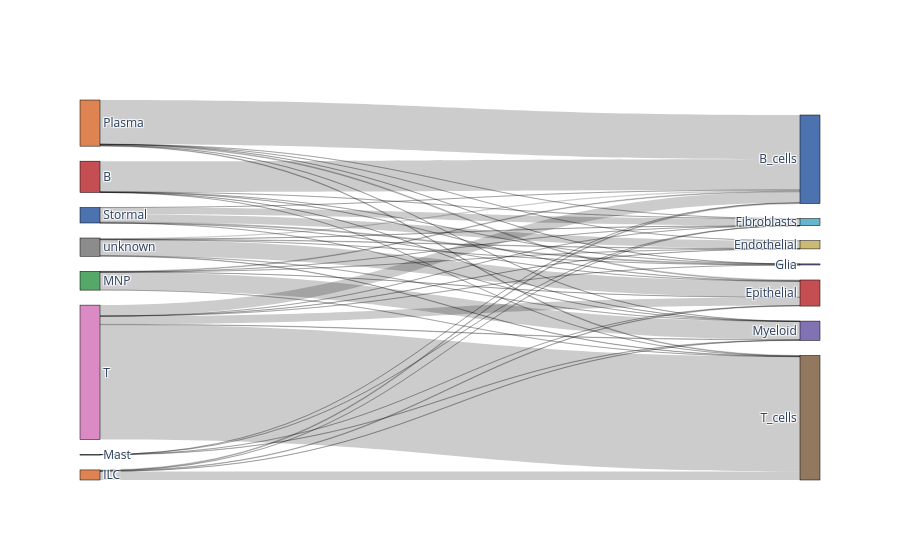
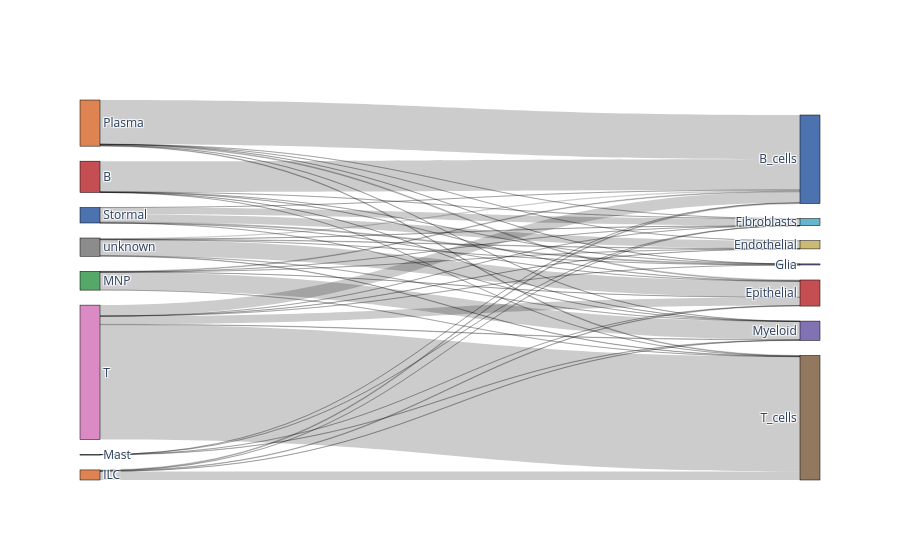

The code cell stored with these charts, in order, in its notebook:
### Markdown cell above
Write out metrics to a report file, create confusion matrices and comparative umap plots

### Code cell
bc.tl.report(
    adata_pred=adata_predicted,
    celltype=celltype, 
    method=method, 
    analysis_name=analysis_name,
    train_datasets = adata_trains,
    test_dataset = adata_orig,
    merge = merge,
    name_prediction='auto_annot', 
    name_report='auto_annot', 
    use_raw=use_raw,
    remove_nonshared=False, 
    clustering='leiden', 
    asymmetric_matrix=True, 
    delimiter='\t', 
    verbose=True
)

### Figure 1 — Plotly figure (JSON) as saved in the notebook; plotly's stock layout.template omitted (floating-point values rounded to 4 significant figures)
{"data": [{"link": {"source": [6, 6, 6, 6, 6, 6, 6, 7, 7, 7, 7, 7, 7, 7, 5, 5, 5, 5, 5, 5, 4, 4, 4, 4, 4, 4, 4, 2, 2, 2, 2, 2, 2, 0, 0, 0, 0, 0, 0, 3, 3, 3, 3, 1, 1, 1, 1, 1], "target": [14, 11, 8, 13, 9, 10, 12, 14, 11, 8, 13, 9, 10, 12, 11, 8, 13, 9, 10, 12, 14, 11, 8, 13, 9, 10, 12, 14, 11, 8, 13, 9, 10, 14, 11, 8, 13, 10, 12, 11, 8, 13, 10, 14, 11, 8, 13, 10], "value": [25975, 12, 2470, 93, 12, 1853, 2, 100, 13, 266, 45, 102, 3604, 8, 1544, 2, 1, 1726, 14, 223, 149, 34, 9985, 47, 13, 205, 8, 8, 3, 153, 4058, 2, 33, 21, 2, 6968, 13, 80, 1, 1, 1, 73, 1, 1920, 1, 192, 49, 116]}, "node": {"color": ["#c44e52", "#dd8452", "#55a868", "#55a868", "#dd8452", "#4c72b0", "#da8bc3", "#8c8c8c", "#4c72b0", "#ccb974", "#c44e52", "#64b5cd", "#8172b3", "#8172b3", "#937860"], "label": ["B", "ILC", "MNP", "Mast", "Plasma", "Stormal", "T", "unknown", "B_cells", "Endothelial", "Epithelial", "Fibroblasts", "Glia", "Myeloid", "T_cells"], "line": {"color": "black", "width": 0.5}, "pad": 15, "thickness": 20}, "type": "sankey"}], "layout": {}}

### Figure 2 — Plotly figure (JSON) as saved in the notebook; plotly's stock layout.template omitted (floating-point values rounded to 4 significant figures)
{"data": [{"link": {"source": [6, 6, 6, 6, 6, 6, 6, 7, 7, 7, 7, 7, 7, 7, 5, 5, 5, 5, 5, 5, 4, 4, 4, 4, 4, 4, 4, 2, 2, 2, 2, 2, 2, 0, 0, 0, 0, 0, 0, 3, 3, 3, 3, 1, 1, 1, 1, 1], "target": [14, 11, 8, 13, 9, 10, 12, 14, 11, 8, 13, 9, 10, 12, 11, 8, 13, 9, 10, 12, 14, 11, 8, 13, 9, 10, 12, 14, 11, 8, 13, 9, 10, 14, 11, 8, 13, 10, 12, 11, 8, 13, 10, 14, 11, 8, 13, 10], "value": [25975, 12, 2470, 93, 12, 1853, 2, 100, 13, 266, 45, 102, 3604, 8, 1544, 2, 1, 1726, 14, 223, 149, 34, 9985, 47, 13, 205, 8, 8, 3, 153, 4058, 2, 33, 21, 2, 6968, 13, 80, 1, 1, 1, 73, 1, 1920, 1, 192, 49, 116]}, "node": {"color": ["#c44e52", "#dd8452", "#55a868", "#55a868", "#dd8452", "#4c72b0", "#da8bc3", "#8c8c8c", "#4c72b0", "#ccb974", "#c44e52", "#64b5cd", "#8172b3", "#8172b3", "#937860"], "label": ["B", "ILC", "MNP", "Mast", "Plasma", "Stormal", "T", "unknown", "B_cells", "Endothelial", "Epithelial", "Fibroblasts", "Glia", "Myeloid", "T_cells"], "line": {"color": "black", "width": 0.5}, "pad": 15, "thickness": 20}, "type": "sankey"}], "layout": {}}
